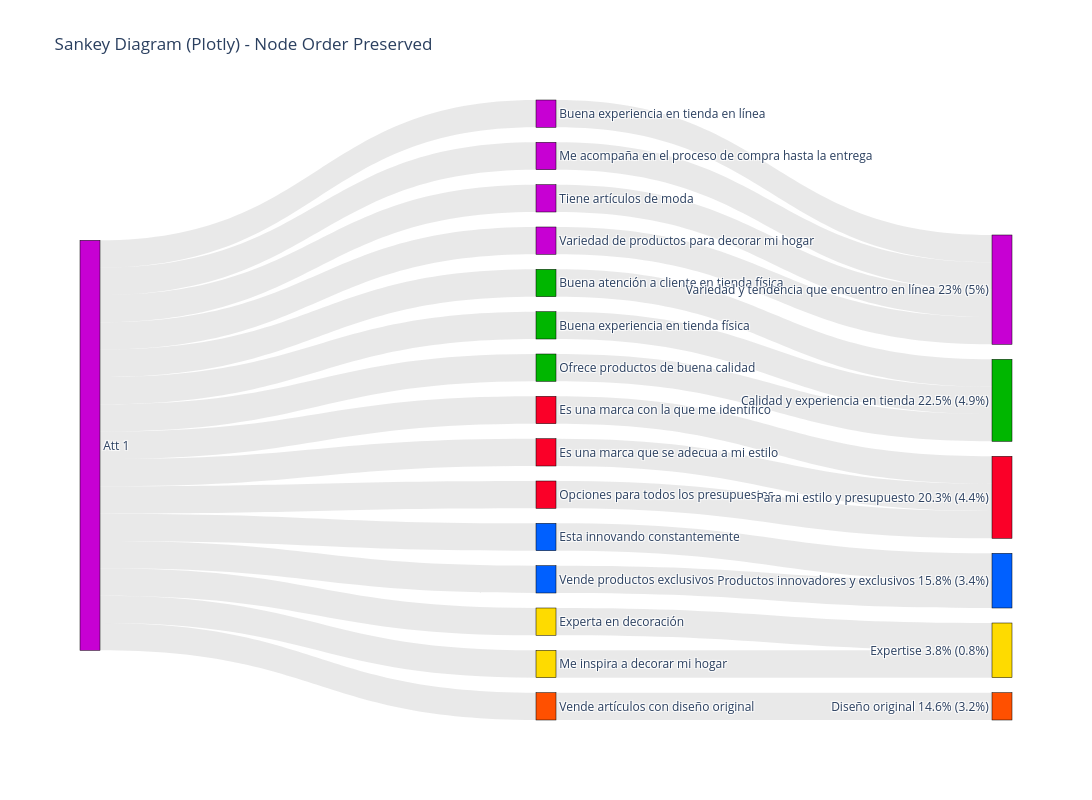

Notebook code cell kept with this figure:
### Markdown cell above
## PLOT SANKEY USING PLOTLY (PRESERVES NODE ORDER)

### Code cell
# Prepare node colors for Plotly
node_colors_list = []
for label in all_labels:
    if label in tracker_colors:
        node_colors_list.append(tracker_colors[label])
    elif label in attr_colors:
        node_colors_list.append(attr_colors[label])
    elif label in path_colors:
        node_colors_list.append(path_colors[label])
    else:
        node_colors_list.append("#808080")  # fallback color

# Extract source, target, and value from source_target_weight
sources = [t[0] for t in source_target_weight]
targets = [t[1] for t in source_target_weight]
values = [t[2] for t in source_target_weight]

# Create Plotly Sankey
fig = go.Figure(data=[go.Sankey(
    node=dict(
        pad=15,
        thickness=20,
        line=dict(color="black", width=0.5),
        label=all_labels,
        color=node_colors_list
    ),
    link=dict(
        source=sources,
        target=targets,
        value=values,
        color="rgba(200, 200, 200, 0.4)"
    )
)])

fig.update_layout(
    title_text="Sankey Diagram (Plotly) - Node Order Preserved",
    font=dict(size=12),
    height=800,
    width=1600
)

fig.show()

### Figure 1 — Plotly figure (JSON) as saved in the notebook; plotly's stock layout.template omitted (floating-point values rounded to 4 significant figures)
{"data": [{"link": {"color": "rgba(200, 200, 200, 0.4)", "source": [0, 0, 0, 0, 0, 0, 0, 0, 0, 0, 0, 0, 0, 0, 0, 1, 2, 3, 4, 5, 6, 7, 8, 9, 10, 11, 12, 13, 14, 15], "target": [1, 2, 3, 4, 5, 6, 7, 8, 9, 10, 11, 12, 13, 14, 15, 16, 17, 16, 18, 18, 19, 20, 17, 20, 16, 18, 17, 17, 21, 19], "value": [1, 1, 1, 1, 1, 1, 1, 1, 1, 1, 1, 1, 1, 1, 1, 1, 1, 1, 1, 1, 1, 1, 1, 1, 1, 1, 1, 1, 1, 1]}, "node": {"color": ["#C700D3", "#00B600", "#C700D3", "#00B600", "#FA0028", "#FA0028", "#0060FF", "#FEDB00", "#C700D3", "#FEDB00", "#00B600", "#FA0028", "#C700D3", "#C700D3", "#FF5000", "#0060FF", "#00B600", "#C700D3", "#FA0028", "#0060FF", "#FEDB00", "#FF5000"], "label": ["Att 1", "Buena atención a cliente en tienda física", "Buena experiencia en tienda en línea", "Buena experiencia en tienda física", "Es una marca con la que me identifico", "Es una marca que se adecua a mi estilo", "Esta innovando constantemente", "Experta en decoración", "Me acompaña en el proceso de compra hasta la entrega", "Me inspira a decorar mi hogar", "Ofrece productos de buena calidad", "Opciones para todos los presupuestos", "Tiene artículos de moda", "Variedad de productos para decorar mi hogar", "Vende artículos con diseño original", "Vende productos exclusivos", "Calidad y experiencia en tienda 22.5% (4.9%)", "Variedad y tendencia que encuentro en línea 23% (5%)", "Para mi estilo y presupuesto 20.3% (4.4%)", "Productos innovadores y exclusivos 15.8% (3.4%)", "Expertise 3.8% (0.8%)", "Diseño original 14.6% (3.2%)"], "line": {"color": "black", "width": 0.5}, "pad": 15, "thickness": 20}, "type": "sankey"}], "layout": {"font": {"size": 12}, "height": 800, "title": {"text": "Sankey Diagram (Plotly) - Node Order Preserved"}, "width": 1600}}
